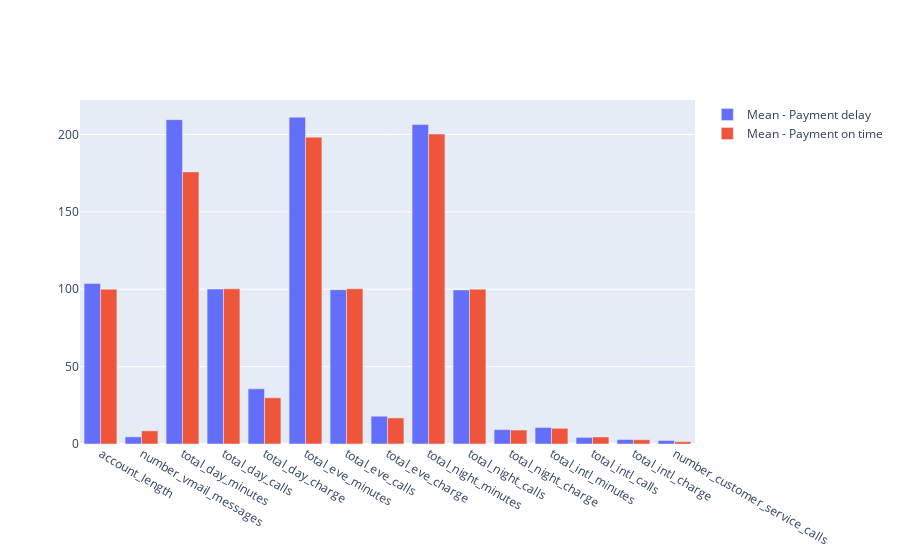
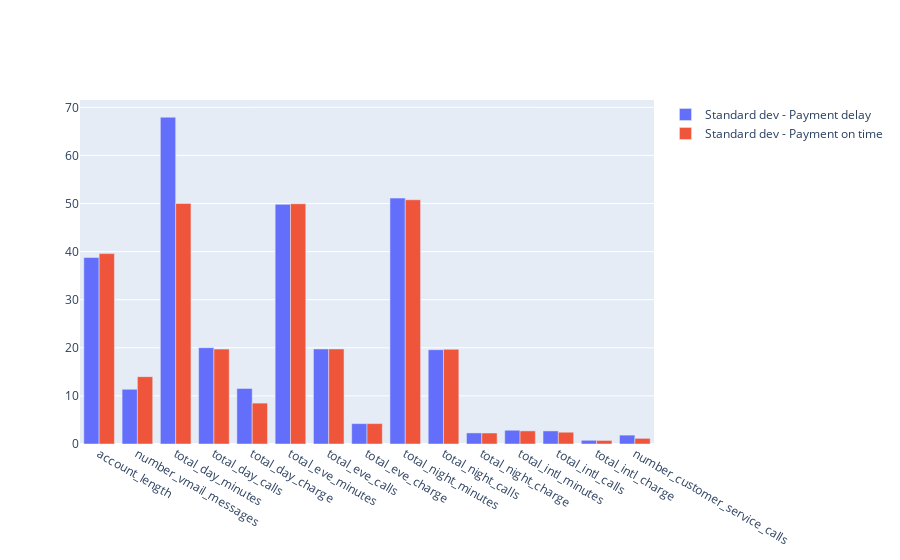

The cell these charts' notebook holds for them, in order:
### Code cell
data = [go.Bar(x=df_yes.columns, y=df_yes.loc['mean'], name='Mean - Payment delay'),
        go.Bar(x=df_yes.columns, y=df_no.loc['mean'], name='Mean - Payment on time')]

layout = go.Layout(barmode='group')

fig = dict(data = data, layout = layout)
iplot(fig, show_link=False)

data = [go.Bar(x=df_yes.columns, y=df_yes.loc['std'], name='Standard dev - Payment delay'),
    go.Bar(x=df_yes.columns, y=df_no.loc['std'], name='Standard dev - Payment on time')]

layout = go.Layout(barmode='group')

fig = dict(data = data, layout = layout)
iplot(fig, show_link=False)

### Figure 1 — Plotly figure (JSON) as saved in the notebook; plotly's stock layout.template omitted (floating-point values rounded to 4 significant figures)
{"data": [{"name": "Mean - Payment delay", "type": "bar", "x": ["account_length", "number_vmail_messages", "total_day_minutes", "total_day_calls", "total_day_charge", "total_eve_minutes", "total_eve_calls", "total_eve_charge", "total_night_minutes", "total_night_calls", "total_night_charge", "total_intl_minutes", "total_intl_calls", "total_intl_charge", "number_customer_service_calls"], "y": [103.8, 4.622, 209.6, 100.1, 35.63, 211.1, 99.69, 17.95, 206.4, 99.58, 9.287, 10.68, 4.286, 2.885, 2.257]}, {"name": "Mean - Payment on time", "type": "bar", "x": ["account_length", "number_vmail_messages", "total_day_minutes", "total_day_calls", "total_day_charge", "total_eve_minutes", "total_eve_calls", "total_eve_charge", "total_night_minutes", "total_night_calls", "total_night_charge", "total_intl_minutes", "total_intl_calls", "total_intl_charge", "number_customer_service_calls"], "y": [99.99, 8.513, 175.8, 100.2, 29.89, 198.3, 100.3, 16.85, 200.3, 100.0, 9.012, 10.13, 4.529, 2.736, 1.486]}], "layout": {"barmode": "group"}}

### Figure 2 — Plotly figure (JSON) as saved in the notebook; plotly's stock layout.template omitted (floating-point values rounded to 4 significant figures)
{"data": [{"name": "Standard dev - Payment delay", "type": "bar", "x": ["account_length", "number_vmail_messages", "total_day_minutes", "total_day_calls", "total_day_charge", "total_eve_minutes", "total_eve_calls", "total_eve_charge", "total_night_minutes", "total_night_calls", "total_night_charge", "total_intl_minutes", "total_intl_calls", "total_intl_charge", "number_customer_service_calls"], "y": [38.77, 11.38, 67.94, 20.02, 11.55, 49.83, 19.76, 4.235, 51.13, 19.6, 2.301, 2.86, 2.72, 0.772, 1.849]}, {"name": "Standard dev - Payment on time", "type": "bar", "x": ["account_length", "number_vmail_messages", "total_day_minutes", "total_day_calls", "total_day_charge", "total_eve_minutes", "total_eve_calls", "total_eve_charge", "total_night_minutes", "total_night_calls", "total_night_charge", "total_intl_minutes", "total_intl_calls", "total_intl_charge", "number_customer_service_calls"], "y": [39.58, 14.0, 50.01, 19.73, 8.502, 49.96, 19.76, 4.246, 50.78, 19.68, 2.285, 2.725, 2.449, 0.7355, 1.173]}], "layout": {"barmode": "group"}}
